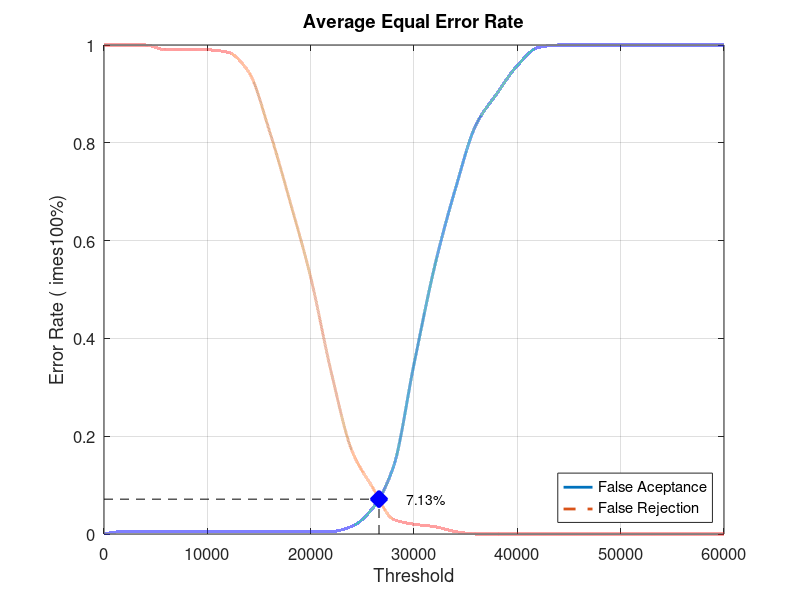
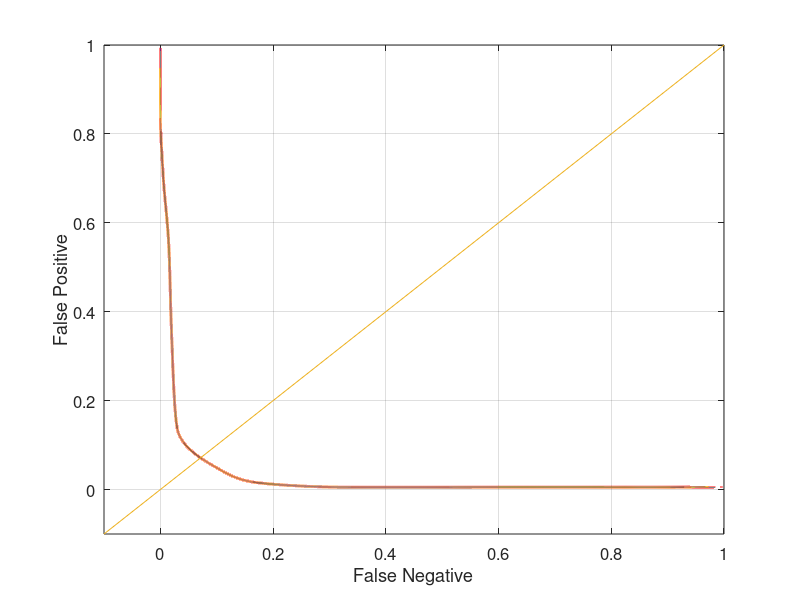

The MATLAB source for these figures, in order:
close all;
clear;
clc;
x = 0:2000:60000;
xq = 0:0.5:60000;

y0 = [0 0.00526316 0.00526316 0.00526316 0.00526316 0.00526316 0.00526316 0.00526316 0.00526316 0.00526316 0.00526316 0.00526316 0.0157895 0.0526316 0.136842 0.347368 0.547368 0.705263 0.836842 0.9 0.957895 0.994737 1 1 1 1 1 1 1 1 1]
yy0 = interp1(x, y0, xq, 'pchip');
y1 = [1 1 1 0.99 0.99 0.99 0.985 0.945 0.825 0.68 0.525 0.33 0.17 0.095 0.03 0.02 0.015 0.005 0 0 0 0 0 0 0 0 0 0 0 0 0]
yy1 = interp1(x, y1, xq, 'pchip');

% Calculating EER: 
y2 = abs(y0 - y1);
find(y2 == min(y2))
yy2 = abs(yy0 - yy1);
xEER = find(yy2 == min(yy2));
xEERIndex = xq(xEER) % X-axis EER
yEER = yy0(xEER) % Y-axis EER

main = figure
plot(xq, yy0,'-','LineWidth', 2);	hold on
plot(xq, yy1,'--','LineWidth', 2);	hold on
plot([xEERIndex xEERIndex], [0 yEER], 'k--');	hold on
plot([0 xEERIndex], [yEER yEER], 'k--');	hold on
plot(xEERIndex, yEER, 'bx', 'LineWidth', 10);	hold on
text(xEERIndex + 10 * xEERIndex / 100, yEER, [num2str(round((10000 * yEER)) / 100) '%'])
legend('False Aceptance', 'False Rejection', 'Location', 'SouthEast')
xlabel('Threshold')
ylabel('Error Rate (	imes100%)')
title('Average Equal Error Rate')
set(gca, 'FontSize', 12)
axis([0 60000 0 1])
grid on

print(main, 'Database3_1Main', '-dpng');
FNRxFPR = figure('Color', [1 1 1]);
plot(yy1, yy0, '-', yy1, yy0, 'LineWidth', 2);
hold on
y = -0.1:0.1:1
plot(y, y); 
set(gca, 'FontSize', 12)
xlabel('False Negative')
ylabel('False Positive')
axis([-0.1 1 -0.1 1])
set(gca, 'FontSize', 12)
grid on

print(FNRxFPR, 'Database3_1FNRxFPR','-dpng');
